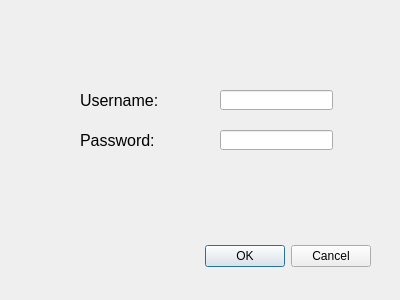
<?xml version="1.0" encoding="UTF-8"?>
<ui version="4.0">
 <class>Dialog</class>
 <widget class="QDialog" name="Dialog">
  <property name="geometry">
   <rect>
    <x>0</x>
    <y>0</y>
    <width>400</width>
    <height>300</height>
   </rect>
  </property>
  <property name="windowTitle">
   <string>Dialog</string>
  </property>
  <widget class="QDialogButtonBox" name="buttonBox">
   <property name="geometry">
    <rect>
     <x>30</x>
     <y>240</y>
     <width>341</width>
     <height>32</height>
    </rect>
   </property>
   <property name="orientation">
    <enum>Qt::Horizontal</enum>
   </property>
   <property name="standardButtons">
    <set>QDialogButtonBox::Cancel|QDialogButtonBox::Ok</set>
   </property>
  </widget>
  <widget class="QLineEdit" name="lineEdit">
   <property name="geometry">
    <rect>
     <x>220</x>
     <y>90</y>
     <width>113</width>
     <height>20</height>
    </rect>
   </property>
  </widget>
  <widget class="QLineEdit" name="lineEdit_2">
   <property name="geometry">
    <rect>
     <x>220</x>
     <y>130</y>
     <width>113</width>
     <height>20</height>
    </rect>
   </property>
  </widget>
  <widget class="QLabel" name="label">
   <property name="geometry">
    <rect>
     <x>80</x>
     <y>130</y>
     <width>111</width>
     <height>20</height>
    </rect>
   </property>
   <property name="font">
    <font>
     <pointsize>12</pointsize>
    </font>
   </property>
   <property name="text">
    <string>Password:</string>
   </property>
  </widget>
  <widget class="QLabel" name="label_2">
   <property name="geometry">
    <rect>
     <x>80</x>
     <y>90</y>
     <width>111</width>
     <height>20</height>
    </rect>
   </property>
   <property name="font">
    <font>
     <pointsize>12</pointsize>
    </font>
   </property>
   <property name="text">
    <string>Username:</string>
   </property>
  </widget>
  <widget class="QLabel" name="label_3">
   <property name="geometry">
    <rect>
     <x>10</x>
     <y>10</y>
     <width>91</width>
     <height>71</height>
    </rect>
   </property>
   <property name="text">
    <string/>
   </property>
   <property name="pixmap">
    <pixmap>C:/Users/NEERAJ/Desktop/IMG_20170401_194956.jpg</pixmap>
   </property>
  </widget>
 </widget>
 <resources/>
 <connections>
  <connection>
   <sender>buttonBox</sender>
   <signal>accepted()</signal>
   <receiver>Dialog</receiver>
   <slot>accept()</slot>
   <hints>
    <hint type="sourcelabel">
     <x>248</x>
     <y>254</y>
    </hint>
    <hint type="destinationlabel">
     <x>157</x>
     <y>274</y>
    </hint>
   </hints>
  </connection>
  <connection>
   <sender>buttonBox</sender>
   <signal>rejected()</signal>
   <receiver>Dialog</receiver>
   <slot>reject()</slot>
   <hints>
    <hint type="sourcelabel">
     <x>316</x>
     <y>260</y>
    </hint>
    <hint type="destinationlabel">
     <x>286</x>
     <y>274</y>
    </hint>
   </hints>
  </connection>
 </connections>
</ui>
